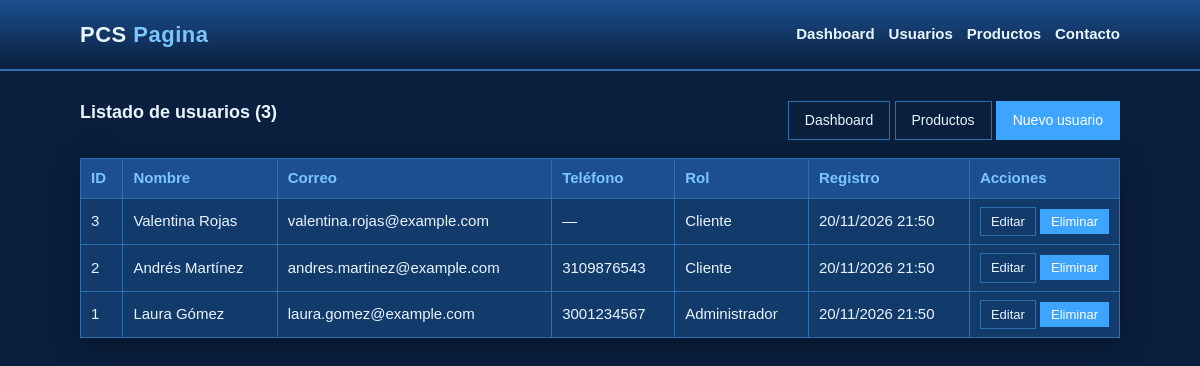
Screenshot of /crud_usuarios/index.php with the database file from the repository.
### tables this page shows
CREATE TABLE IF NOT EXISTS usuarios (
  id_usuario      INT NOT NULL AUTO_INCREMENT,
  nombre          VARCHAR(80)  NOT NULL,
  apellido        VARCHAR(80)  NOT NULL,
  correo          VARCHAR(120) NOT NULL,
  contrasena_hash VARCHAR(255) NOT NULL,
  telefono        VARCHAR(20)  DEFAULT NULL,
  rol             VARCHAR(20)  NOT NULL DEFAULT 'cliente',
  fecha_registro  DATETIME     NOT NULL DEFAULT CURRENT_TIMESTAMP,
  PRIMARY KEY (id_usuario),
  UNIQUE KEY uq_usuarios_correo (correo),
  CONSTRAINT chk_usuarios_rol CHECK (rol IN ('cliente', 'administrador'))
);

### crud_usuarios/index.php (the view, shortened to what this page needs)
<?php
require __DIR__ . '/includes/conexion.php';
$usuarios = $pdo->query(
    'SELECT id_usuario, nombre, apellido, correo, telefono, rol, fecha_registro
     FROM usuarios
     ORDER BY id_usuario DESC'
)->fetchAll();
require __DIR__ . '/includes/header.php';
?>
<div class="barra">
    <h2>Listado de usuarios (<?= count($usuarios) ?>)</h2>
    <div>
        <a class="btn btn-claro" href="DASHBOARD.php">Dashboard</a>
        <a class="btn btn-claro" href="productos.php">Productos</a>
        <a class="btn" href="crear.php">Nuevo usuario</a>
    </div>
</div>
<?php if (empty($usuarios)): ?>
    <div class="vacio">No hay usuarios registrados.</div>
<?php else: ?>
    <table>
        <thead>
            <tr>
                <th>ID</th>
                <th>Nombre</th>
                <th>Correo</th>
                <th>Teléfono</th>
                <th>Rol</th>
                <th>Registro</th>
                <th>Acciones</th>
            </tr>
        </thead>
        <tbody>
        <?php foreach ($usuarios as $u): ?>
            <tr>
                <td><?= (int) $u['id_usuario'] ?></td>
                <td><?= htmlspecialchars($u['nombre'] . ' ' . $u['apellido']) ?></td>
                <td><?= htmlspecialchars($u['correo']) ?></td>
                <td><?= htmlspecialchars($u['telefono'] ?? '—') ?></td>
                <td><?= htmlspecialchars(ucfirst($u['rol'])) ?></td>
                <td><?= htmlspecialchars(date('d/m/Y H:i', strtotime($u['fecha_registro']))) ?></td>
                <td class="acciones">
                    <a class="btn btn-claro btn-sm" href="editar.php?id=<?= (int) $u['id_usuario'] ?>">Editar</a>
                    <form method="post" action="eliminar.php"
                          onsubmit="return confirm('¿Eliminar este usuario?');">
                        <button type="submit" class="btn btn-sm">Eliminar</button>
                    </form>
                </td>
            </tr>
        <?php endforeach; ?>
        </tbody>
    </table>
<?php endif; ?>
<?php require __DIR__ . '/includes/footer.php'; ?>

### crud_usuarios/css/style.css (style rules this page uses)
:root { --bg: #0a1f3d; --panel: #123a6b; --panel-2: #1b4f8f; --texto: #eaf6ff; --texto-suave: #a9c9ea; --borde: #2f6fb0; --acento: #3da5ff; --acento-hover: #7cc6ff; --peligro: #ff6b7a; --ok: #35d0a5; --sombra: 0 8px 24px rgba(0, 12, 32, 0.55); }
* { box-sizing: border-box; }
body { margin: 0; background: var(--bg); color: var(--texto); font-family: Arial, Helvetica, sans-serif; font-size: 15px; line-height: 1.5; min-height: 100vh; }
h2 { font-size: 18px; margin: 0 0 16px; }
.barra { display: flex; justify-content: space-between; align-items: center; margin-bottom: 16px; gap: 12px; }
.btn { display: inline-block; padding: 8px 16px; border: 1px solid var(--acento); background: var(--acento); color: #ffffff; text-decoration: none; font-size: 14px; cursor: pointer; }
.btn-claro { background: transparent; color: var(--texto); border-color: var(--borde); }
.btn-sm { padding: 4px 10px; font-size: 13px; }
table { width: 100%; border-collapse: collapse; background: var(--panel); box-shadow: var(--sombra); }
th, td { border: 1px solid var(--borde); padding: 8px 10px; text-align: left; }
th { background: var(--panel-2); color: var(--acento-hover); font-weight: 600; }
td.acciones { white-space: nowrap; width: 1%; }
td.acciones form { display: inline; }

### rows the page displays
usuarios: id_usuario "3", nombre+apellido "Valentina Rojas", correo "valentina.rojas@example.com", telefono "—", rol "Cliente", fecha_registro "20/11/2026 21:50"
usuarios: id_usuario "2", nombre+apellido "Andrés Martínez", correo "andres.martinez@example.com", telefono "3109876543", rol "Cliente", fecha_registro "20/11/2026 21:50"
usuarios: id_usuario "1", nombre+apellido "Laura Gómez", correo "laura.gomez@example.com", telefono "3001234567", rol "Administrador", fecha_registro "20/11/2026 21:50"

### other values shown
count($usuarios) "3"
